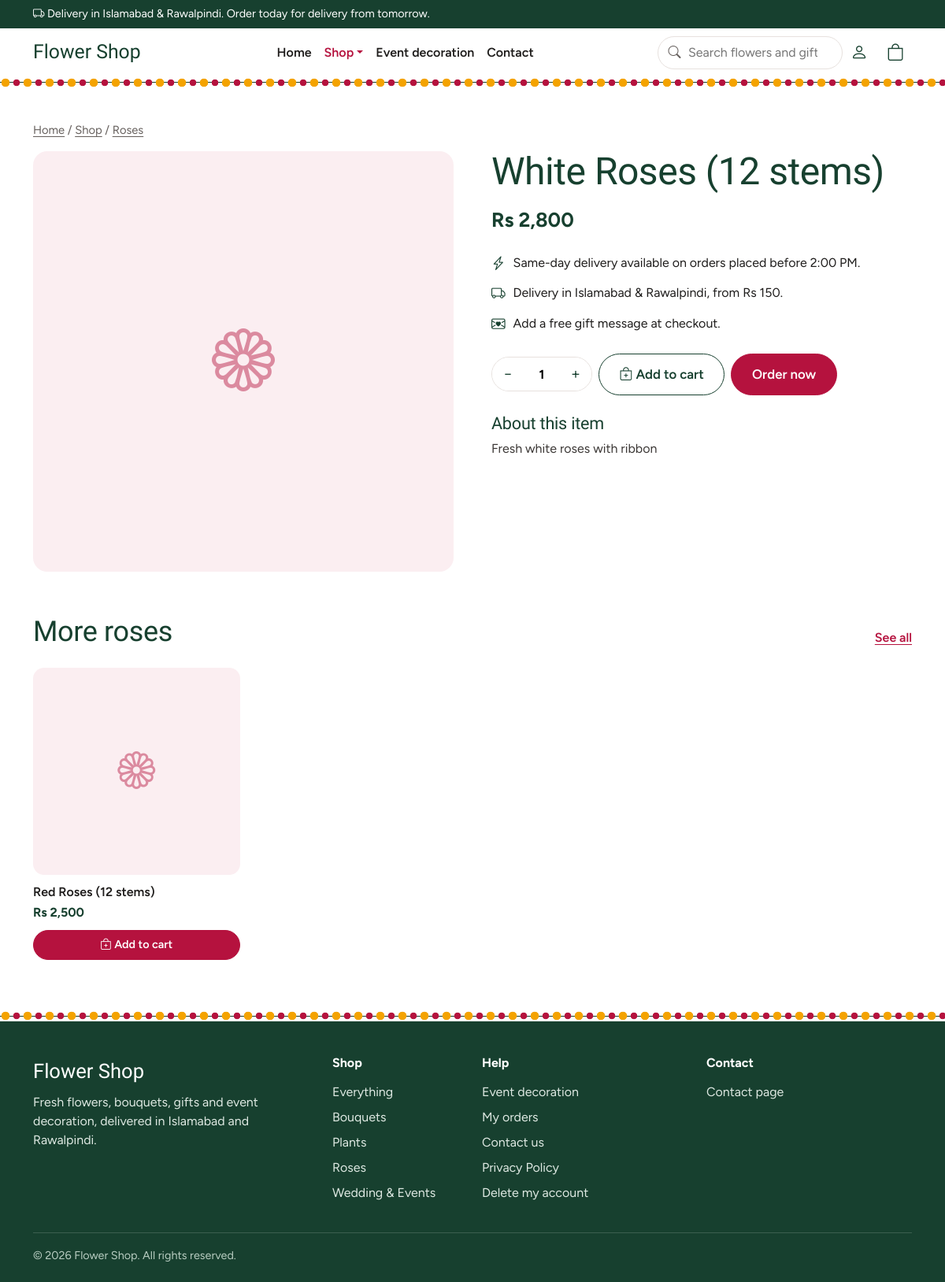
/product.php?id=2, run on the app's committed database.
### tables this page shows
CREATE TABLE flowers (
  id           INT AUTO_INCREMENT PRIMARY KEY,
  category_id  INT NULL,
  name         VARCHAR(120) NOT NULL,
  description  TEXT,
  price        DECIMAL(10,2) NOT NULL,            
  image        VARCHAR(255) NOT NULL,             
  stock        INT NOT NULL DEFAULT 0,
  same_day_available TINYINT(1) NOT NULL DEFAULT 1,  
  is_active    TINYINT(1) NOT NULL DEFAULT 1,     
  created_at   TIMESTAMP DEFAULT CURRENT_TIMESTAMP,
  old_price    DECIMAL(10,2) NULL,                
  is_featured  TINYINT(1) NOT NULL DEFAULT 0,     
  FOREIGN KEY (category_id) REFERENCES categories(id) ON DELETE SET NULL
);

CREATE TABLE categories (
  id         INT AUTO_INCREMENT PRIMARY KEY,
  name       VARCHAR(80) NOT NULL UNIQUE,
  is_active  TINYINT(1) NOT NULL DEFAULT 1,
  image      VARCHAR(255) NULL                   
);

### config/orders.php (called while the page is built, shortened)
<?php
function same_day_cities(array $settings): array
{
    return array_values(array_filter(array_map('trim', explode(',', $settings['same_day_cities'] ?? ''))));
}

### config/notify.php (called while the page is built, shortened)
<?php
function delivery_cities(array $settings): array
{
    $raw = $settings['delivery_cities'] ?? 'Islamabad, Rawalpindi';
    return array_values(array_filter(array_map('trim', explode(',', $raw))));
}

### product.php (the view, shortened to what this page needs)
<?php
require __DIR__ . '/site/_init.php';
$stmt = $pdo->prepare(
    "SELECT f.*, c.name AS category_name FROM flowers f
     LEFT JOIN categories c ON c.id = f.category_id
     WHERE f.id = ? AND f.is_active = 1"
);
$stmt->execute([(int) ($_GET['id'] ?? 0)]);
$f = $stmt->fetch();
$price = (float) $f['price'];
$stock = (int) $f['stock'];
$img   = photo($f['image']);
$sd    = same_day_status($settings);
$related = [];
if ($f['category_id']) {
    $stmt = $pdo->prepare(
        "SELECT * FROM flowers WHERE is_active = 1 AND category_id = ? AND id <> ? ORDER BY (stock > 0) DESC, id DESC LIMIT 4"
    );
    $stmt->execute([(int) $f['category_id'], (int) $f['id']]);
    $related = $stmt->fetchAll();
}
require __DIR__ . '/site/_header.php';
?>
<div class="container">
  <div class="page-head pb-3">
    <p class="crumbs mb-0">
      <a href="<?= url() ?>">Home</a> / <a href="<?= url('shop.php') ?>">Shop</a>
      <?php if ($f['category_id'] && $f['category_name']): ?> / <a href="<?= url('shop.php?cat=' . (int) $f['category_id']) ?>"><?= e($f['category_name']) ?></a><?php endif; ?>
    </p>
  </div>
  <div class="row g-4 g-lg-5">
    <div class="col-md-6">
      <div class="detail-photo">
        <?php if ($img): ?>
          <img src="<?= e($img) ?>" alt="<?= e($f['name']) ?>">
        <?php else: ?>
          <span class="no-photo" style="font-size:5rem"><i class="bi bi-flower1"></i></span>
        <?php endif; ?>
      </div>
    </div>
    <div class="col-md-6">
      <h1><?= e($f['name']) ?></h1>
      <p class="mt-3 mb-1">
        <span class="detail-price"><?= rs($price) ?></span>
      </p>
      <ul class="facts">
        <?php if ((int) $f['same_day_available'] && $sd['cities']): ?>
          <li><i class="bi bi-lightning-charge"></i>
            <span><?= $sd['open']
                ? 'Same-day delivery available. Order before ' . e($sd['cutoff_label']) . '.'
                : 'Same-day delivery available on orders placed before ' . e($sd['cutoff_label']) . '.' ?></span></li>
        <?php else: ?>
          <li><i class="bi bi-calendar-event"></i><span>Needs one day's notice. Earliest delivery is tomorrow.</span></li>
        <?php endif; ?>
        <li><i class="bi bi-truck"></i><span>Delivery in <?= e(implode(' & ', delivery_cities($settings))) ?>, from <?= rs($settings['standard_delivery_charge'] ?? 0) ?>.</span></li>
        <li><i class="bi bi-envelope-heart"></i><span>Add a free gift message at checkout.</span></li>
      </ul>
      <?php if ($stock > 0): ?>
        <form method="post" action="<?= url('cart.php') ?>" class="d-flex flex-wrap align-items-center gap-2">
          <div class="qty">
            <button type="button" data-step="down" aria-label="Less">&minus;</button>
            <input type="number" name="quantity" value="1" min="1" max="<?= min(99, $stock) ?>" aria-label="Quantity">
            <button type="button" data-step="up" aria-label="More">+</button>
          </div>
          <button name="action" value="add" class="btn btn-outline-leaf btn-lg"><i class="bi bi-bag-plus"></i> Add to cart</button>
          <button name="action" value="buy" class="btn btn-rose btn-lg">Order now</button>
        </form>
      <?php elseif (trim($settings['shop_whatsapp'] ?? '') !== ''): ?>
        <a class="btn btn-whatsapp" target="_blank" rel="noopener"
           href="<?= e(wa_link($settings['shop_whatsapp'], 'Hello, is "' . $f['name'] . '" available?')) ?>"><i class="bi bi-whatsapp"></i> Ask on WhatsApp</a>
      <?php endif; ?>
      <?php if (trim((string) $f['description']) !== ''): ?>
        <h2 class="mt-4 mb-2" style="font-size:1.35rem">About this item</h2>
        <p class="description"><?= e($f['description']) ?></p>
      <?php endif; ?>
    </div>
  </div>
  <?php if ($related): ?>
    <section class="section pb-0">
      <div class="section-head">
        <div><h2>More <?= e(mb_strtolower($f['category_name'] ?? 'like this')) ?></h2></div>
        <a class="more-link" href="<?= url('shop.php?cat=' . (int) $f['category_id']) ?>">See all</a>
      </div>
      <div class="products">
        <?php foreach ($related as $r) echo product_card($r); ?>
      </div>
    </section>
  <?php endif; ?>
</div>
<?php require __DIR__ . '/site/_footer.php'; ?>

### site/_init.php (shortened to what this page needs)
<?php
require_once __DIR__ . '/../config/notify.php';
require_once __DIR__ . '/../config/orders.php';
require_once __DIR__ . '/../config/bookings.php';
$settings = $pdo->query("SELECT setting_key, setting_value FROM settings")->fetchAll(PDO::FETCH_KEY_PAIR);
$shop_name = $settings['shop_name'] ?? 'Flower Shop';
function e($value): string
{
    return htmlspecialchars((string) $value, ENT_QUOTES, 'UTF-8');
}
function rs($amount): string
{
    return 'Rs ' . number_format((float) $amount);
}
function url(string $path = ''): string
{
    return BASE_PATH . ltrim($path, '/');
}
function photo(?string $path): string
{
    return ($path && is_file(__DIR__ . '/../' . $path)) ? url($path) : '';
}
function shop_categories(PDO $pdo): array
{
    static $cats = null;
    if ($cats === null) {
        $cats = $pdo->query(
            "SELECT c.*, (SELECT COUNT(*) FROM flowers f WHERE f.category_id = c.id AND f.is_active = 1) AS item_count
             FROM categories c WHERE c.is_active = 1 ORDER BY c.name"
        )->fetchAll();
    }
    return $cats;
}
function same_day_status(array $settings): array
{
    $cutoff = $settings['same_day_cutoff_time'] ?? '14:00';
    $left   = (int) floor((strtotime(date('Y-m-d') . ' ' . $cutoff) - time()) / 60);
    return [
        'open'         => $left > 0,
        'minutes_left' => max(0, $left),
        'cutoff_label' => date('g:i A', strtotime($cutoff)),
        'cities'       => same_day_cities($settings),
    ];
}
function product_card(array $f): string
{
    $img   = photo($f['image']);
    $link  = url('product.php?id=' . (int) $f['id']);
    $old   = (float) ($f['old_price'] ?? 0);
    $price = (float) $f['price'];
    $sale  = $old > $price;
    $out   = (int) $f['stock'] < 1;
    ob_start(); ?>
    <article class="product">
      <a class="product-photo" href="<?= $link ?>" aria-label="<?= e($f['name']) ?>">
        <?php if ($img): ?>
          <img src="<?= e($img) ?>" alt="<?= e($f['name']) ?>" loading="lazy">
        <?php else: ?>
          <span class="no-photo"><i class="bi bi-flower1"></i></span>
        <?php endif; ?>
      </a>
      <h3 class="product-name"><a href="<?= $link ?>"><?= e($f['name']) ?></a></h3>
      <p class="product-price">
        <span class="now"><?= rs($price) ?></span>
      </p>
      <?php if ($out): ?>
        <a class="btn btn-outline-leaf btn-sm w-100" href="<?= $link ?>">View details</a>
      <?php else: ?>
        <form method="post" action="<?= url('cart.php') ?>">
          <button class="btn btn-rose btn-sm w-100"><i class="bi bi-bag-plus"></i> Add to cart</button>
        </form>
      <?php endif; ?>
    </article>
    <?php
    return ob_get_clean();
}

### site/_footer.php (shortened to what this page needs)
<?php
$f_phone   = trim($settings['shop_phone'] ?? '');
$f_wa      = trim($settings['shop_whatsapp'] ?? '');
$f_email   = trim($settings['shop_email'] ?? '');
$f_address = trim($settings['shop_address'] ?? '');
?>
</main>
<footer class="site-footer">
  <div class="garland" aria-hidden="true"></div>
  <div class="container">
    <div class="row gy-4">
      <div class="col-lg-4">
        <p class="footer-brand"><?= e($shop_name) ?></p>
        <p class="footer-text">Fresh flowers, bouquets, gifts and event decoration, delivered in
          <?= e(implode(' and ', delivery_cities($settings))) ?>.</p>
      </div>
      <div class="col-6 col-lg-2">
        <h2 class="footer-head">Shop</h2>
        <ul class="footer-links">
          <li><a href="<?= url('shop.php') ?>">Everything</a></li>
          <?php foreach (array_slice(shop_categories($pdo), 0, 6) as $c): ?>
            <li><a href="<?= url('shop.php?cat=' . (int) $c['id']) ?>"><?= e($c['name']) ?></a></li>
          <?php endforeach; ?>
        </ul>
      </div>
      <div class="col-6 col-lg-3">
        <h2 class="footer-head">Help</h2>
        <ul class="footer-links">
          <li><a href="<?= url('events.php') ?>">Event decoration</a></li>
          <li><a href="<?= url('orders.php') ?>">My orders</a></li>
          <li><a href="<?= url('contact.php') ?>">Contact us</a></li>
          <li><a href="<?= url('privacy.php') ?>">Privacy Policy</a></li>
          <li><a href="<?= url('delete-account.php') ?>">Delete my account</a></li>
        </ul>
      </div>
      <div class="col-lg-3">
        <h2 class="footer-head">Contact</h2>
        <ul class="footer-links footer-contact">
          <?php if ($f_phone === '' && $f_wa === '' && $f_email === '' && $f_address === ''): ?>
            <li><a href="<?= url('contact.php') ?>">Contact page</a></li>
          <?php endif; ?>
        </ul>
      </div>
    </div>
    <p class="copyright">&copy; <?= date('Y') ?> <?= e($shop_name) ?>. All rights reserved.</p>
  </div>
</footer>
</body>
</html>

### assets/site.css (style rules this page uses)
:root { --leaf: #17402f; --leaf-dark: #0f2d21; --rose: #b5123e; --rose-dark: #8f0d30; --marigold: #f4a300; --petal: #fbeef1; --mist: #eef4ee; --ink: #1e1c1b; --muted: #655f5c; --line: #e7e1de; --display: "Rozha One", Georgia, serif; --body: "Figtree", system-ui, -apple-system, "Segoe UI", Roboto, Arial, sans-serif; --bs-body-font-family: var(--body); --bs-body-color: var(--ink); --bs-link-color-rgb: 181, 18, 62; --bs-link-hover-color-rgb: 143, 13, 48; }
body { font-family: var(--body); color: var(--ink); background: #fff; }
h1, h2, .display { font-family: var(--display); font-weight: 400; color: var(--leaf); letter-spacing: -0.01em; }
h1 { font-size: clamp(2.1rem, 4.5vw, 3rem); line-height: 1.08; }
h2 { font-size: clamp(1.6rem, 3.2vw, 2.25rem); line-height: 1.12; margin-bottom: 0; }
h3 { font-size: 1.05rem; font-weight: 600; color: var(--ink); }
a { text-underline-offset: 3px; }
.btn { border-radius: 999px; font-weight: 600; padding: 0.6rem 1.25rem; }
.btn-sm { padding: 0.45rem 0.9rem; font-size: 0.9rem; }
.btn-lg { padding: 0.8rem 1.6rem; font-size: 1.05rem; }
.btn-rose { background: var(--rose); border-color: var(--rose); color: #fff; }
.btn-outline-leaf { border: 1.5px solid var(--leaf); color: var(--leaf); background: transparent; }
.garland { height: 14px; background: radial-gradient(circle at 7px 7px, var(--marigold) 5px, transparent 5.6px) 0 0 / 28px 14px repeat-x, radial-gradient(circle at 21px 7px, var(--rose) 4px, transparent 4.6px) 0 0 / 28px 14px repeat-x, linear-gradient(var(--leaf), var(--leaf)) 0 6.5px / 100% 1px no-repeat; }
.section { padding: 56px 0; }
.section-head { display: flex; align-items: flex-end; justify-content: space-between; gap: 16px; margin-bottom: 26px; }
.more-link { font-weight: 600; white-space: nowrap; }
.page-head { padding: 34px 0 6px; }
.page-head p { color: var(--muted); margin: 8px 0 0; max-width: 62ch; }
.crumbs { font-size: 0.92rem; color: var(--muted); margin-bottom: 10px; }
.crumbs a { color: var(--muted); }
.products { display: grid; grid-template-columns: repeat(2, minmax(0, 1fr)); gap: 26px 14px; }
@media (min-width: 768px) { .products { grid-template-columns: repeat(3, minmax(0, 1fr)); gap: 32px 22px; } }
@media (min-width: 1100px) { .products { grid-template-columns: repeat(4, minmax(0, 1fr)); } }
.product { display: flex; flex-direction: column; }
.product-photo { position: relative; display: block; border-radius: 14px; overflow: hidden; aspect-ratio: 1; background: var(--petal); }
.no-photo { position: absolute; inset: 0; display: flex; align-items: center; justify-content: center; font-size: 3rem; color: var(--rose); opacity: 0.45; }
.product-name { margin: 12px 0 4px; font-size: 1rem; font-weight: 600; line-height: 1.3; }
.product-name a { color: var(--ink); text-decoration: none; }
.product-price { margin: 0 0 10px; }
.product-price .now { font-weight: 700; color: var(--leaf); }
.product form, .product > .btn { margin-top: auto; }
.detail-photo { border-radius: 18px; overflow: hidden; background: var(--petal); aspect-ratio: 1; position: relative; }
.detail-price { font-size: 1.6rem; font-weight: 700; color: var(--leaf); }
.facts { list-style: none; padding: 0; margin: 18px 0; }
.facts li { display: flex; gap: 10px; padding: 6px 0; }
.facts i { color: var(--leaf); font-size: 1.1rem; }
.qty { display: inline-flex; align-items: center; border: 1.5px solid var(--line); border-radius: 999px; overflow: hidden; }
.qty button { width: 40px; height: 42px; border: 0; background: #fff; font-size: 1.2rem; color: var(--leaf); }
.qty input { width: 46px; height: 42px; border: 0; text-align: center; font-weight: 700; -moz-appearance: textfield; }
.description { white-space: pre-line; color: #3b3735; max-width: 62ch; }
.site-footer { background: var(--leaf); color: #dfe9e3; margin-top: 64px; }
.site-footer .garland { background-color: #fff; }
.site-footer .container { padding-top: 44px; padding-bottom: 22px; }
.footer-brand { font-family: var(--display); font-size: 1.6rem; color: #fff; margin-bottom: 8px; }
.footer-text { max-width: 34ch; }
.footer-head { font-family: var(--body); font-size: 1rem; font-weight: 700; color: #fff; letter-spacing: 0; margin-bottom: 12px; }
.footer-links { list-style: none; padding: 0; margin: 0; }
.footer-links li { padding: 4px 0; }
.footer-links a, .site-footer a { color: #dfe9e3; text-decoration: none; }
.copyright { border-top: 1px solid rgba(255, 255, 255, 0.16); margin: 34px 0 0; padding-top: 18px; font-size: 0.9rem; color: #b9cdc2; }

### data on the page
flowers: category.name "Roses", name "White Roses (12 stems)", price "Rs 2,800", description "Fresh white roses with ribbon", category.name "roses"
flowers: name "Red Roses (12 stems)", price "Rs 2,500"
categories: name "Bouquets"
categories: name "Plants"
categories: name "Roses"
categories: name "Wedding & Events"

### other printed values
$h_cities "Islamabad & Rawalpindi"
$shop_name "Flower Shop"
$sd['cutoff_label'] "2:00 PM"
implode(' & ', delivery_cities($settings)) "Islamabad & Rawalpindi"
rs($settings['standard_delivery_charge'] ?? 0) "Rs 150"
implode(' and ', delivery_cities($settings)) "Islamabad and Rawalpindi"
